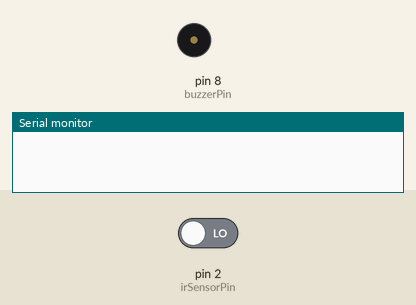
This sketch was run on a simulated Arduino Uno, built with avr-gcc and run on an emulated ATmega328P. On the bench: buzzer (waves = sounding, pin HIGH), the last lines printed to the serial monitor. The test bench sets the inputs (shaded band); at power-on: pin 2 (irSensorPin) LOW.

Above: at 2.8 s.
2.9 s: pin 2 (irSensorPin) driven HIGH
At 3.9 s:
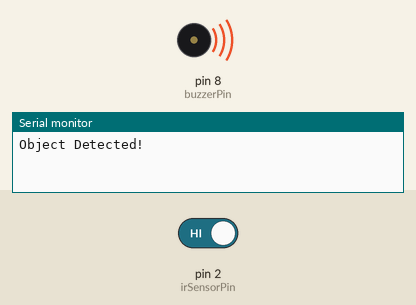
4.5 s: pin 2 (irSensorPin) driven LOW
At 5.4 s:
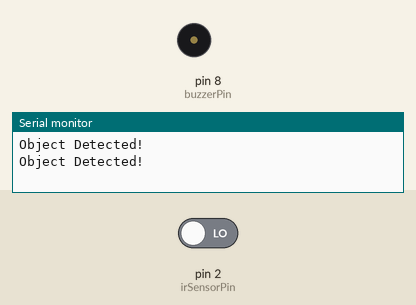
Timing chart, 0 to 7.5 s (numbered marks = the images above; inputs shaded):
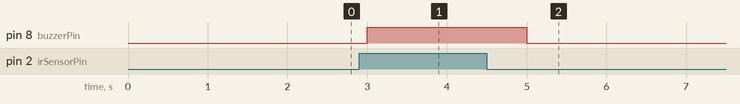

The sketch:

Exp1_IR_with_Buzzer.ino
```cpp
// Define pin numbers
const int irSensorPin = 2;   // IR sensor output pin
const int buzzerPin = 8;     // Buzzer pin

void setup() {
  pinMode(irSensorPin, INPUT);
  pinMode(buzzerPin, OUTPUT);
  Serial.begin(9600);  // Optional: for debugging
}

void loop() {
  int sensorValue = digitalRead(irSensorPin);

  if (sensorValue == HIGH) {  // HIGH means object detected for your sensor
    digitalWrite(buzzerPin, HIGH); // Turn on buzzer
    Serial.println("Object Detected!");
  } else {
    digitalWrite(buzzerPin, LOW); // Turn off buzzer
  }

  delay(1000);
}
```

Measured:
- after the input at 2.9 s, pin 8 (buzzerPin): LOW → HIGH after 0.10 s
- after the input at 4.5 s, pin 8 (buzzerPin): HIGH → LOW after 0.50 s
